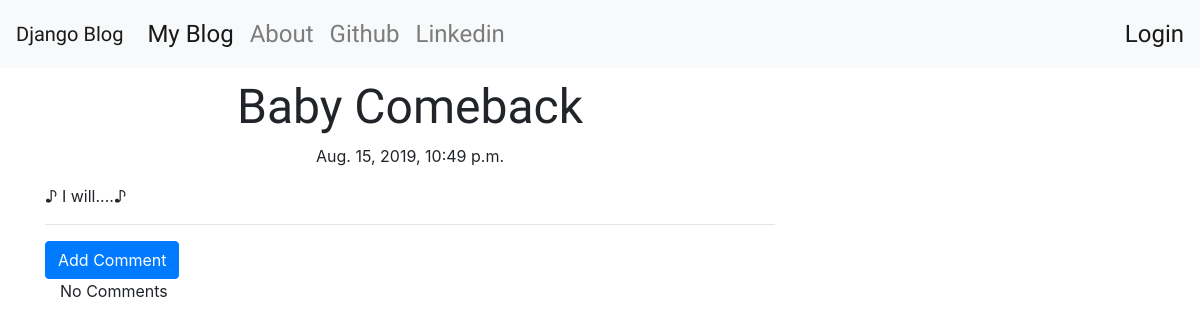
/post/6, run on the app's committed database.
### blog/models.py (models this page shows, shortened)
class Post(models.Model):
    author = models.ForeignKey('auth.user', on_delete=models.CASCADE)
    title = models.CharField(max_length=200)
    text = models.TextField()
    created_date = models.DateTimeField(default=timezone.now)
    published_date = models.DateTimeField(blank=True,null=True)

### blog/views.py (the view)
# urls.py: url(r'^post/(?P<pk>\d+)$',views.PostDetailView.as_view(),name='post_detail'),
class PostDetailView(DetailView):
    model = Post

### blog/templates/blog/post_detail.html (shortened to what this page needs)
{% extends 'blog/base.html' %}
{% block content %}
<h1 class="posttitle loader">{{post.title}}</h1>
{% if  post.published_date %}
<div class="date postdate">
{{post.published_date}}
</div>
{% else %}
<a href="{% url 'post_publish' pk=post.pk %}">Publish</a>
{% endif %}
<p class="postcontent">{{ post.text|safe|linebreaksbr }}</p>
<hr>
<a class="btn btn-primary bt-comment" href="{% url 'add_comment_to_post' pk=post.pk %}">Add Comment</a>
<div class="container">
    {% for comment in post.comments.all %}
    <br>
    {% if user.is_authenticated or comment.approved_comment %}
        {{ comment.create_date }}
        {% if not comment.approved_comment %}
        <a class="btn btn-default" href="{% url 'comment_remove' pk=comment.pk %}">
                <span class="glyphicon glypyhicon-remove">Remove</span>
        </a>
        <a class="btn btn-default" href="{% url 'comment_approve' pk=comment.pk %}">
                <span class="glyphicon glypyhicon-ok">Approve</span>
        </a>
        {% endif %}
        <p>{{ comment.text|safe|linebreaks }}</p>
        <p>Posted By: {{ comment.author }}</p>
    {% endif %}
    {% empty %}
    <p>No Comments</p>
    {% endfor %}
</div>
{% endblock %}

### blog/static/css/blog.css (style rules this page uses)
.postdate { text-align: center; }
.posttitle { font-family: 'Russo One',sans-serif; font-size: 3em; text-align: center; }
.loader { filter:hue-rotate(0deg); color:linear-gradient(45deg,#0f8,#08f); animantion:hue 10000ms infinite linear; }

### data on the page
Post: title "Baby Comeback", published_date "Aug. 15, 2019, 10:49 p.m.", text "♪ I will....♪"
